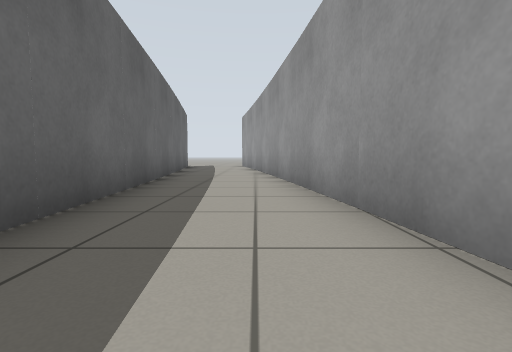
[1] (above)

24 first-person views from a walk through a world built for the Gazebo simulator. The camera is 0.5 m above the floor, tilts 4° down and sees 85° across. The lines on the ground mark 1 m squares. The floor is counted in squares, 1 m on a side. Each view is taken from the middle of a square. On the plan, view 1 faces up. The plan holds only what a view shows up to about 9 squares ahead; the rest is blank. The place goes on beyond the plan.

[2]
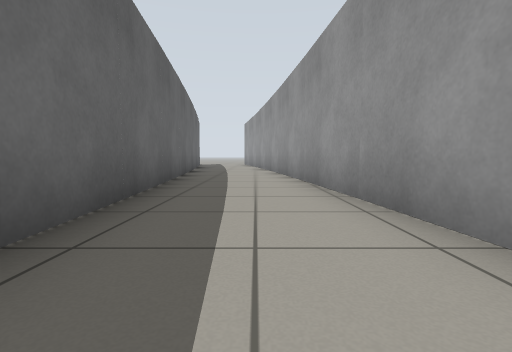

[3]
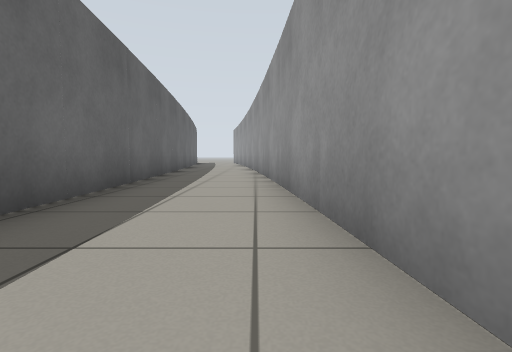

[4]
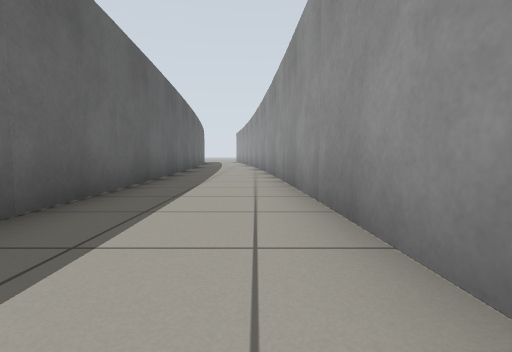

[5]
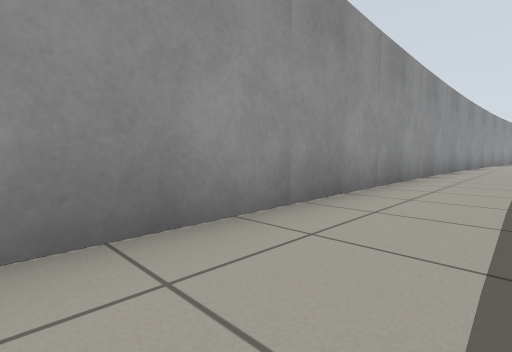

[6]
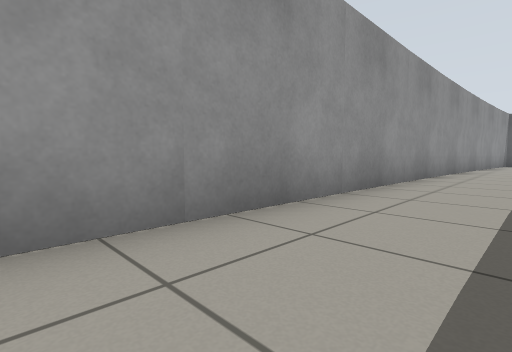

[7]
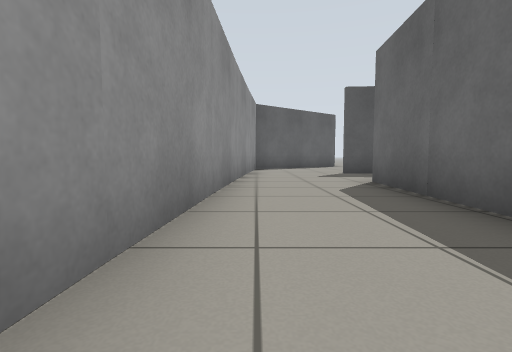

[8]
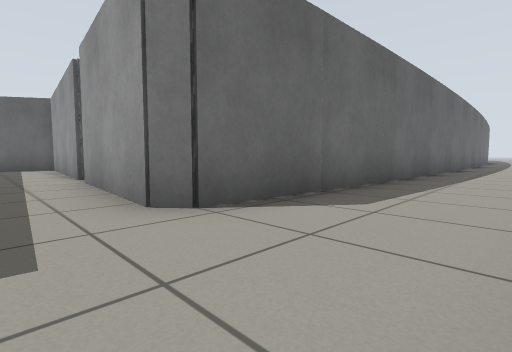

[9]
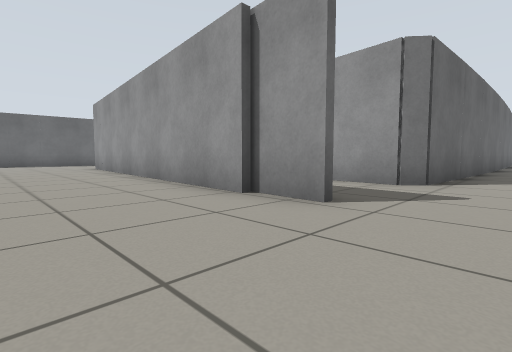

[10]
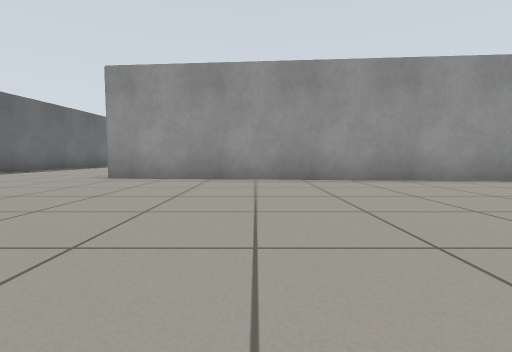

[11]
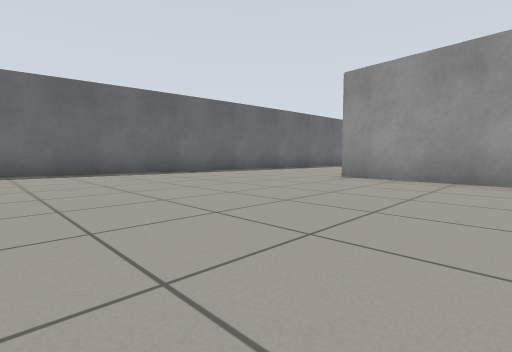

[12]
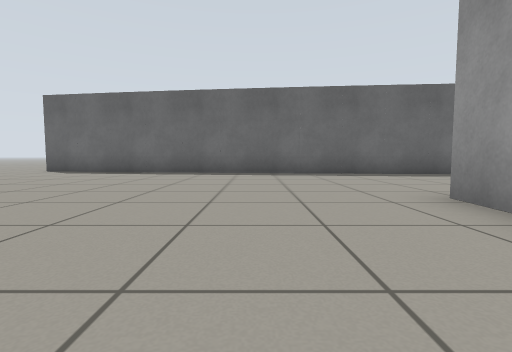

[13]
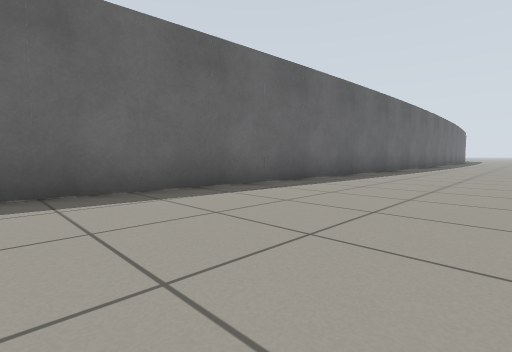

[14]
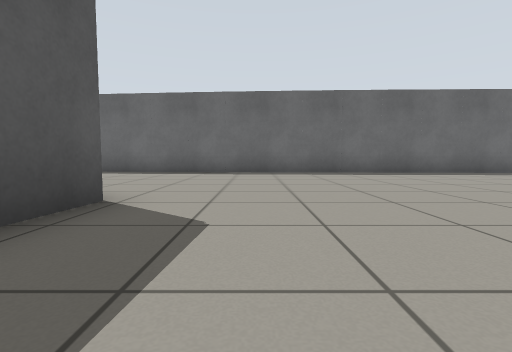

[15]
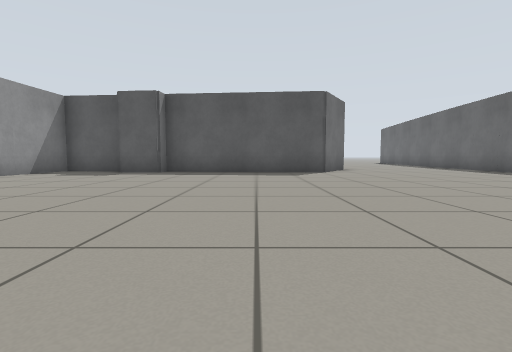

[16]
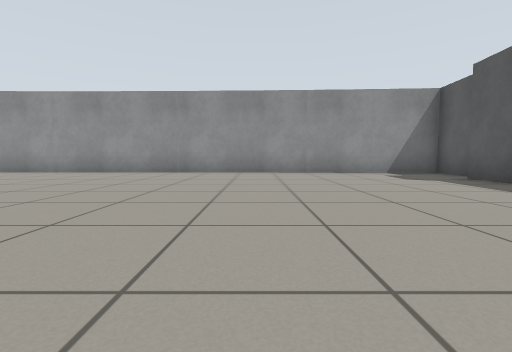

[17]
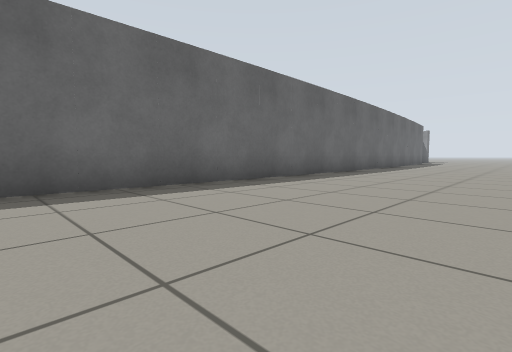

[18]
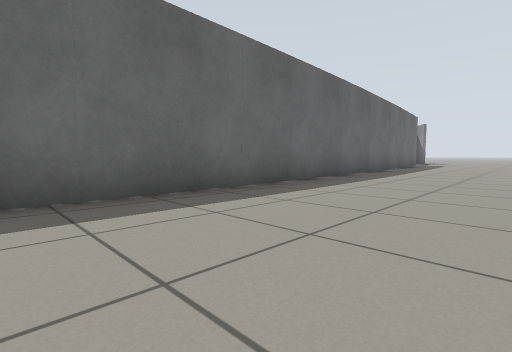

[19]
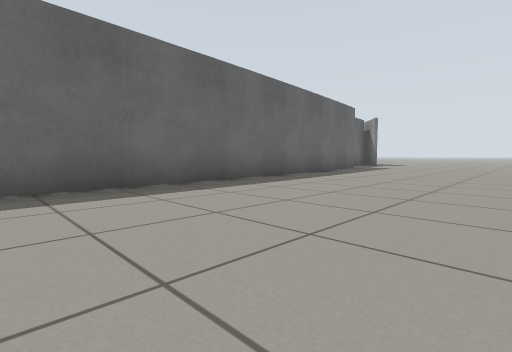

[20]
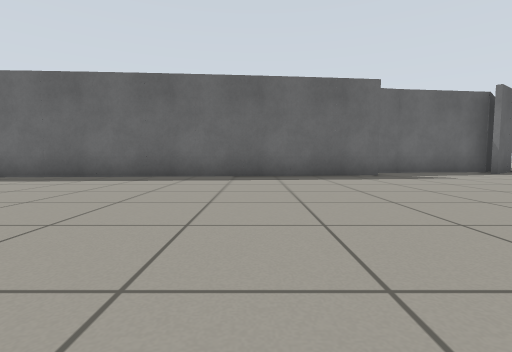

[21]
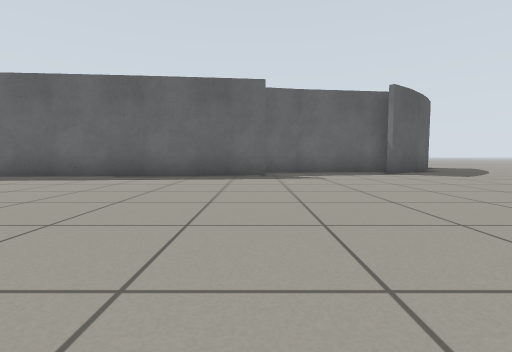

[22]
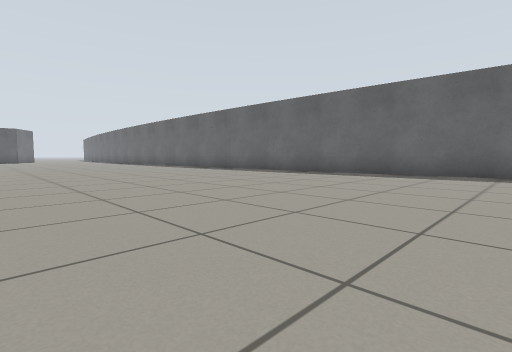

[23]
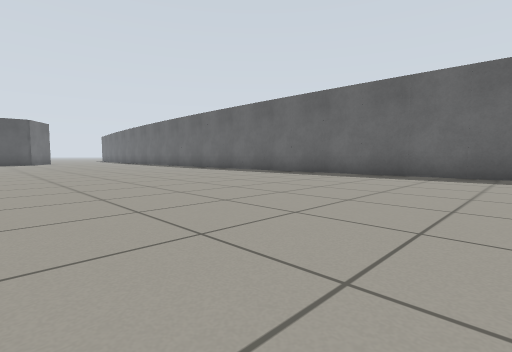

[24]
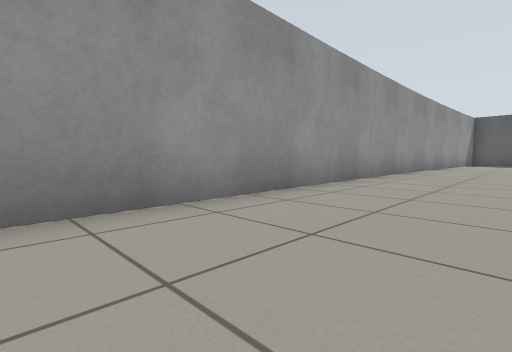

### Floor plan
Points are (right, up) in squares from view 1. A wall is a line through its corners. A room is listed if a view was taken in it or the views show most of it. See-through windows are left out.
Room 1 (view 1)
walls: (1.2, 0.2) (0.6, 6.6); (-2.1, 6.6) (-1.5, -0.5)
ways out: opening at (0, 0) to room 2
Room 2 (views 2, 3, 4, 5, 6, 7, 8, 9, 10, 11, 12, 13, 14, 15, 16, 17, 18, 19, 20, 21, 22, 23, 24)
walls: (-2.1, -15.7) (-2.4, -7.1); (-16.4, -14.4) (-16.6, -20.4); (-2.3, -17.7) (-2.2, -15.6); (-0.8, -16) (-1.3, -25.5) (-1.7, -25.8) (-5, -25.6); (-16.5, -20.3) (-17.6, -33.5); (-16.7, -6) (-16.3, -14.4); (2.1, -16.6) (1.4, 0.4); (-11.4, -25.2) (-11.2, -24.7) (-6.1, -25.1) (-6, -24.6) (-4.6, -24.8); (-5.7, -25.5) (-10, -25.2); (-4.1, -25.3) (-2.6, -25.4) (-2.1, -17.5); (-1.5, -0.5) (-0.8, -7.9); (-2.5, -28.1) (-1.5, -28.2); (-2.8, -28.5) (-12.5, -27.7); (-1.5, -28.4) (-2.9, -28.2); (1.5, -26.7) (1.9, -16.4); (1.5, -27.7) (1.5, -27.2); (-17.4, 2.3) (-16.6, -6.1); (-17.8, -33.4) (-18, -34.6); (-18.8, 6.3) (-18.4, 2.2); (-18.4, 6.5) (-17.9, 5.8)
ways out: opening at (0, 0) to room 1

Where each view was taken, in squares from view 1:
view 1: 0 up, 0 right, facing up
view 2: 3 down, 0 right, facing up
view 3: 7 down, 1 right, facing up
view 4: 10 down, 1 right, facing up
view 5: 7 down, 0 right, facing down-right
view 6: 13 down, 0 right, facing down-right
view 7: 20 down, 1 right, facing down
view 8: 27 down, 1 right, facing up-left
view 9: 31 down, 0 right, facing up-left
view 10: 34 down, 9 left, facing up
view 11: 34 down, 9 left, facing up-left
view 12: 30 down, 9 left, facing left
view 13: 28 down, 13 left, facing up-left
view 14: 23 down, 8 left, facing left
view 15: 16 down, 9 left, facing down
view 16: 20 down, 11 left, facing right
view 17: 19 down, 12 left, facing up-left
view 18: 14 down, 13 left, facing up-left
view 19: 9 down, 12 left, facing up-left
view 20: 1 down, 10 left, facing left
view 21: 2 up, 10 left, facing left
view 22: 2 up, 9 left, facing down-left
view 23: 5 down, 9 left, facing down-left
view 24: 7 down, 5 left, facing down-right
